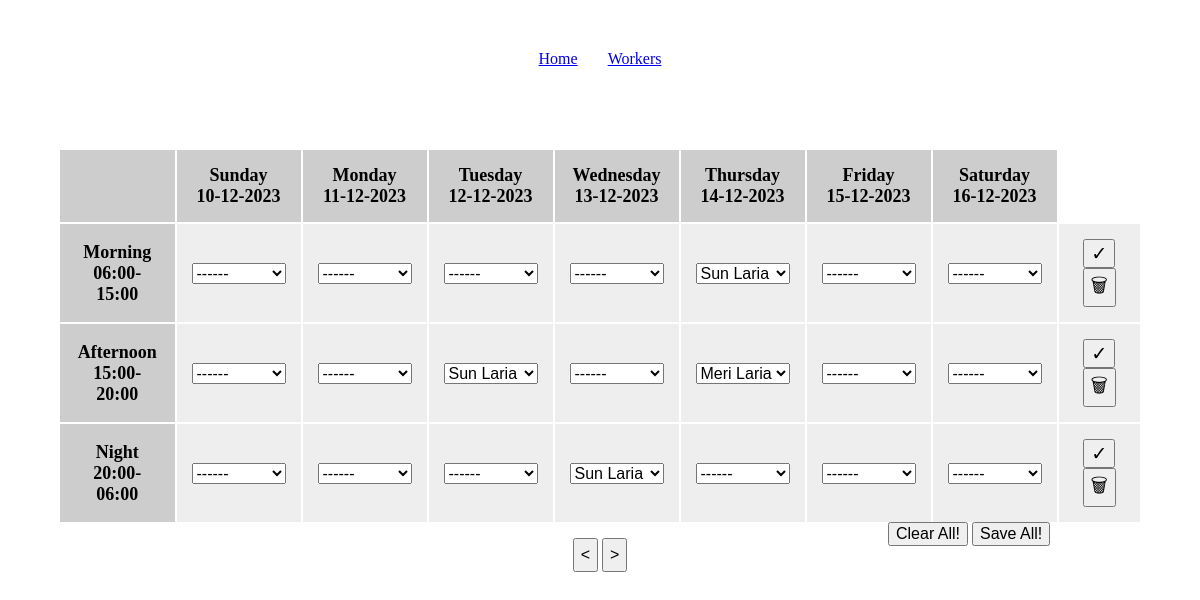
Before: / with the older database file.
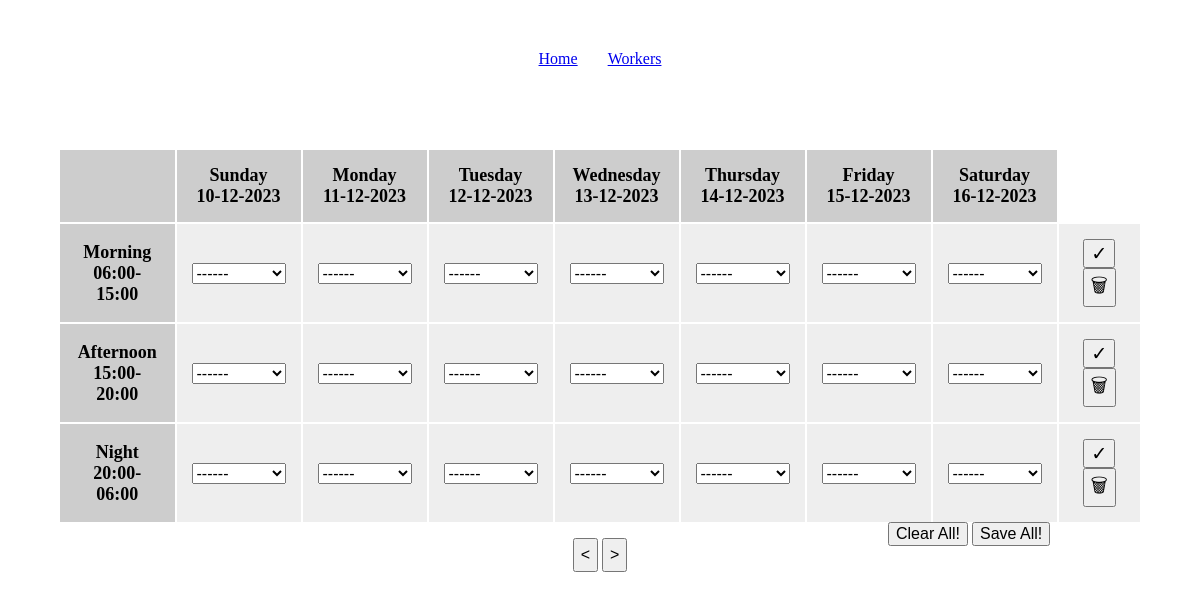
After: the same page with the newer database file.
### shift_manager/models.py (models this page shows, shortened)
class Worker(models.Model):
    Worker_ID = models.IntegerField(validators=[MinValueValidator(10000),MaxValueValidator(99999)])
    Full_Name = models.CharField(max_length=20)
    Work_Days = models.IntegerField()

### shift_manager/views.py (the view)
# urls.py: path('', views.home, name='home'),
def home(request,week_num=datetime.datetime.now().isocalendar()[1]-1):
    startdate = time.asctime(time.strptime('2023 %d 0' % week_num, '%Y %W %w'))
    startdate = datetime.datetime.strptime(startdate, '%a %b %d %H:%M:%S %Y')
    dates = [startdate.strftime('%d-%m-%Y')]
    for i in range(1, 7):
        day = startdate + datetime.timedelta(days=i)
        dates.append(day.strftime('%d-%m-%Y'))
    return render(request, "shift_manager/index.html",
                  {"week_dates":dates,
                   "week_num":week_num,
                   "workers_list":[{"Worker_ID":i.Worker_ID,"Full_Name":i.Full_Name} for i in Worker.objects.all() if len(i.shift_set.filter(Date__gte="-".join(dates[0].split("-")[::-1]), Date__lte="-".join(dates[-1].split("-")[::-1]))) < i.Work_Days]
                   })

### shift_manager/templatetags/filters.py (called while the page is built)
@register.filter
def list_index(indexable, i):
    return indexable[int(i)]

@register.filter
def list_index_date(indexable, i):
    return "-".join(indexable[int(i)].split("-")[::-1])

@register.filter
def list_split(value):
    return value.split(" ")

@register.simple_tag
def filter_worker_name(date,shift):
    try:
        choice = [i for i in Shift.objects.filter(Date=date,Shift=shift)][0]
        result=f"<option selected value='{choice.Worker.Worker_ID}'>{choice.Worker.Full_Name}</option>"
        return mark_safe(result)
    except:
        return ""

### shift_manager/templates/shift_manager/index.html (shortened to what this page needs)
{% extends "shift_manager/base.html" %}
{% block content %}
<table>
    <tr>
        <th></th>
        {% load filters %}
        {% for week_day in "0 1 2 3 4 5 6"|list_split %}
        <th>{{ 'Sunday Monday Tuesday Wednesday Thursday Friday Saturday'|list_split|list_index:week_day }}
            <br>
            {{ week_dates|list_index:week_day }}
        </th>
        {% endfor %}
    </tr>
    <tr>
        <th>Morning<br>06:00-15:00</th>
        <form action="{% url 'save' %}" method="post" id="form1">
            {% for week_day in "0 1 2 3 4 5 6"|list_split %}
            <td>
                {% with cell_date=week_dates|list_index_date:week_day %}
                <select id="Worker_row1" name="Worker">
                    {% filter_worker_name cell_date "mo" %}
                    <option value="empty">------</option>
                </select>
                {% endwith %}
            </td>
            {% endfor %}
            <td><input type="submit" value="&#x2713">
                <input type="submit" value="&#x1f5d1" formaction="{% url 'delete' %}" id="clear-row"></td>
        </form>
    </tr>
    <tr>
        <th>Afternoon<br>15:00-20:00</th>
        <form action="{% url 'save' %}" method="post" id="form2">
            {% for week_day in "0 1 2 3 4 5 6"|list_split %}
            <td>
                {% with cell_date=week_dates|list_index_date:week_day %}
                <select id="Worker_row2" name="Worker">
                    {% filter_worker_name cell_date "af" %}
                    <option value="empty">------</option>
                </select>
                {% endwith %}
            </td>
            {% endfor %}
            <td><input type="submit" value="&#x2713">
                <input type="submit" value="&#x1f5d1" formaction="{% url 'delete' %}" id="clear-row"></td>
        </form>
    </tr>
    <tr>
        <th>Night<br>20:00-06:00</th>
        <form action="{% url 'save' %}" method="post" id="form3">
            {% for week_day in "0 1 2 3 4 5 6"|list_split %}
            <td>
                {% with cell_date=week_dates|list_index_date:week_day %}
                <select id="Worker_row3" name="Worker">
                    {% filter_worker_name cell_date "ni"|safe%}
                    <option value="empty">------</option>
                </select>
                {% endwith %}
            </td>
            {% endfor %}
            <td><input type="submit"  value="&#x2713">
                <input type="submit" value="&#x1f5d1" formaction="{% url 'delete' %}" id="clear-row"></td>
        </form>
    </tr>
</table>
<div id="calender_buttons">
    <button id="back_button" onclick=button_control(week_num-1)><</button>
    <button id="front_button" onclick=button_control(week_num+1)>></button>
</div>
<div id="action-buttons-div">
<button style="cursor: pointer; font-size: medium;"  id="clear_all">Clear All!</button>
<button style="cursor: pointer; font-size: medium;" id="save_all">Save All!</button>
</div>
{% endblock %}

Changed rows visible on the page:
no longer on this page (row unchanged): Worker: Worker "Sun Laria", Worker "Sun Laria", Worker "Sun Laria"
no longer on this page (row edited): Worker: Worker "Meri Laria"
